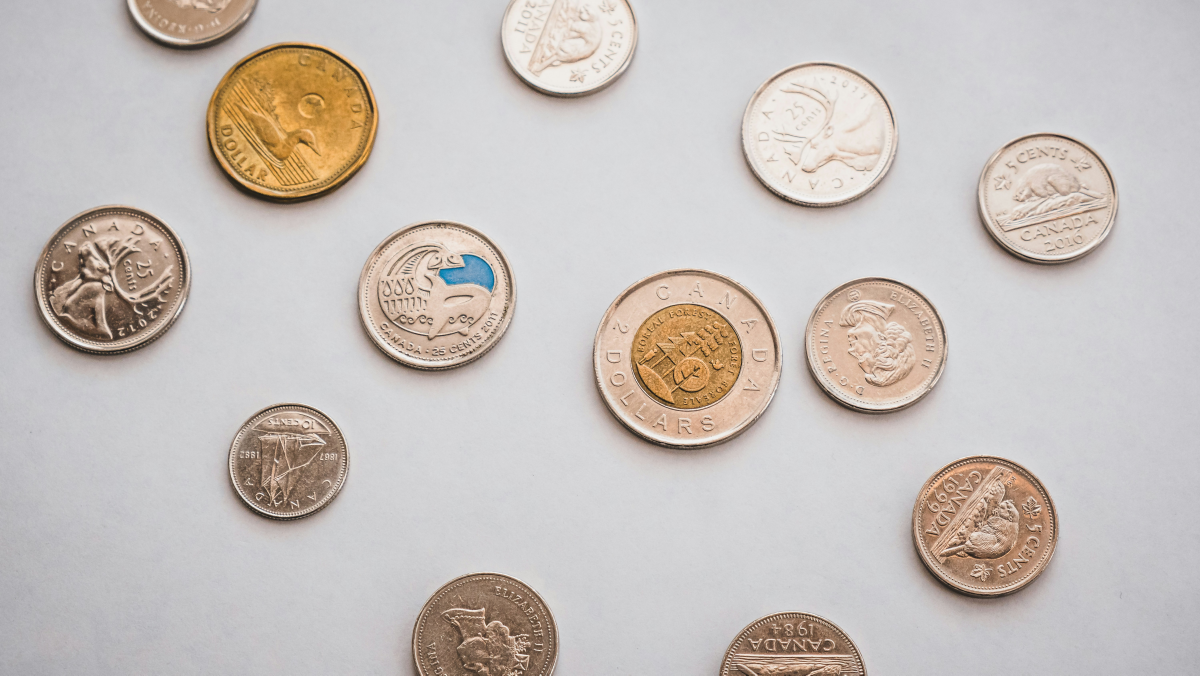
#> input picture day 2 cv work/coins.jpg, 6000 x 3376 px (shown at 1/5 size)
$ python assignment.py
#> lines starting #> are read from the running program, lines starting #| are printed output that depends on the picture
import cv2
import numpy as np
import matplotlib.pyplot as plt
import pandas as pd
image=cv2.imread('coins.jpg')
#> image is the input picture: shape (3376, 6000, 3); mean B, G, R 188.5, 192.6, 199.6
gray_circles = cv2.cvtColor(image, cv2.COLOR_BGR2GRAY)
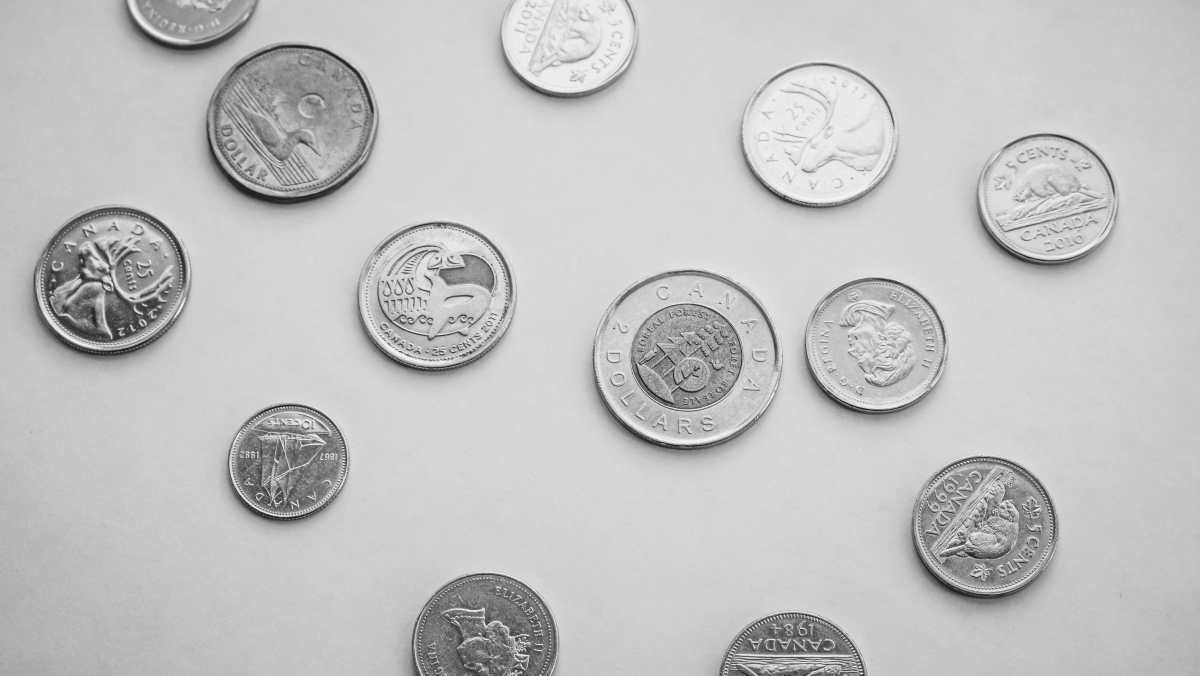
#> gray_circles: shape (3376, 6000) (shown at 1/5 size); min 16, max 254, mean 194.2
blurred = cv2.GaussianBlur(gray_circles, (15, 15), 0)
circles = cv2.HoughCircles(blurred, cv2.HOUGH_GRADIENT, dp=1.2, minDist=400, param1=100, param2=80, minRadius=150, maxRadius=650) #adjust parameters accordingly
#> circles = [[3432.6, 1798.2, 274.8], [4937.4, 2632.2, 339.2], [1420.2, 2308.2, 274.6], [2428.2, 3223.8, 350.2], [2202.6, 1474.2, 366.4], [4377, 1750.2, 343.6], [5253, 937.8, 363], [545.4, 1371, 361.7], [4107, 689.4, 373.4], [1473, 600.6, 379.2]]
result_circles = image.copy()
sum=0
if circles is not None:
    circles = np.uint16(np.around(circles))
#> circles = [[3433, 1798, 275], [4937, 2632, 339], [1420, 2308, 275], [2428, 3224, 350], [2203, 1474, 366], [4377, 1750, 344], [5253, 938, 363], [545, 1371, 362], [4107, 689, 373], [1473, 601, 379]]
    for i in circles[0, :]:
        # draw the outer circle
        cv2.circle(result_circles, (i[0], i[1]), i[2], (0, 255, 0), 20)
        # draw the center of the circle
        cv2.circle(result_circles, (i[0], i[1]), 2, (0, 0, 255), 3)
        cv2.putText(result_circles, f'R={i[2]}', (i[0]+10, i[1]), cv2.FONT_HERSHEY_SIMPLEX, 5, (255, 0, 0), 10)
        sum+=i[2]
#> this loop made 10 passes
#> (i, sum) on passes 1 to 10: ([3433, 1798, 275], 275), ([4937, 2632, 339], 614), ([1420, 2308, 275], 889), ([2428, 3224, 350], 1239), ([2203, 1474, 366], 1605), ([4377, 1750, 344], 1949), ([5253, 938, 363], 2312), ([545, 1371, 362], 2674), ([4107, 689, 373], 3047), ([1473, 601, 379], 3426)
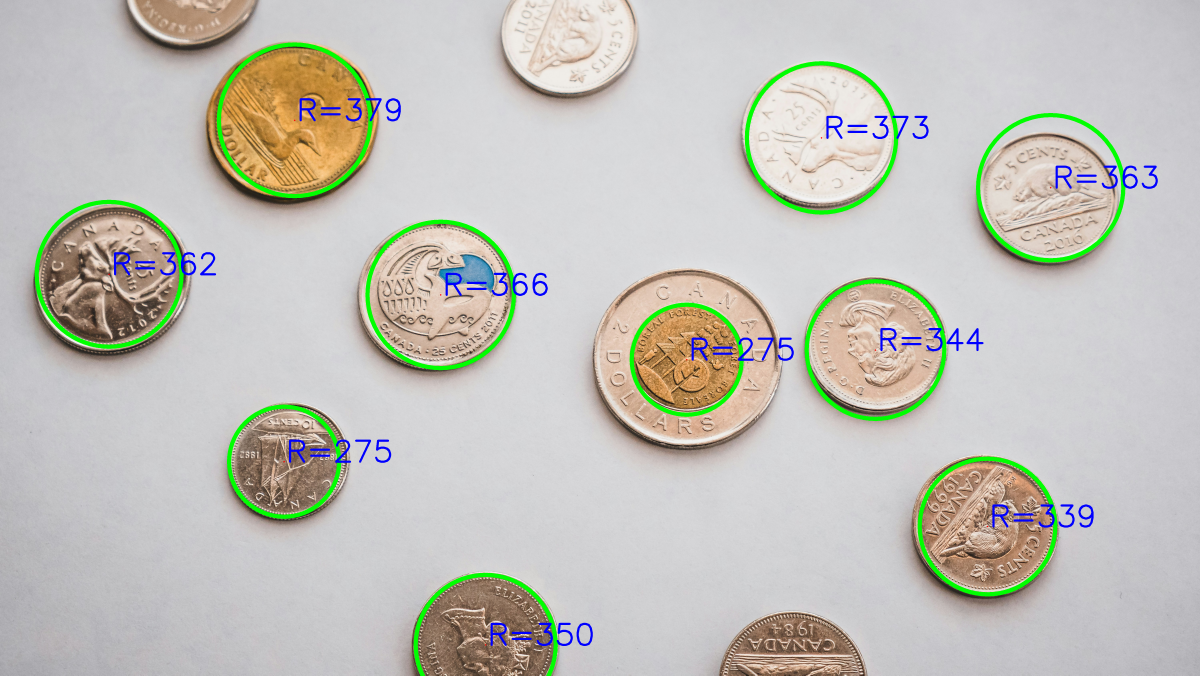
#> result_circles: shape (3376, 6000, 3) (shown at 1/5 size); mean B, G, R 186.5, 193.6, 194.6
#> after the loop, sum = 3426
    print(f"Detected {len(circles[0])} circles.")
#| Detected 10 circles.
    print(f"average radius {sum/len(circles[0])}")
#| average radius 342.6
plt.figure(figsize=(10, 5))
plt.imshow(cv2.cvtColor(result_circles, cv2.COLOR_BGR2RGB))
plt.savefig('result_circles.png')
plt.show()
plt.axis('off')  # Hide axes for better visualization
